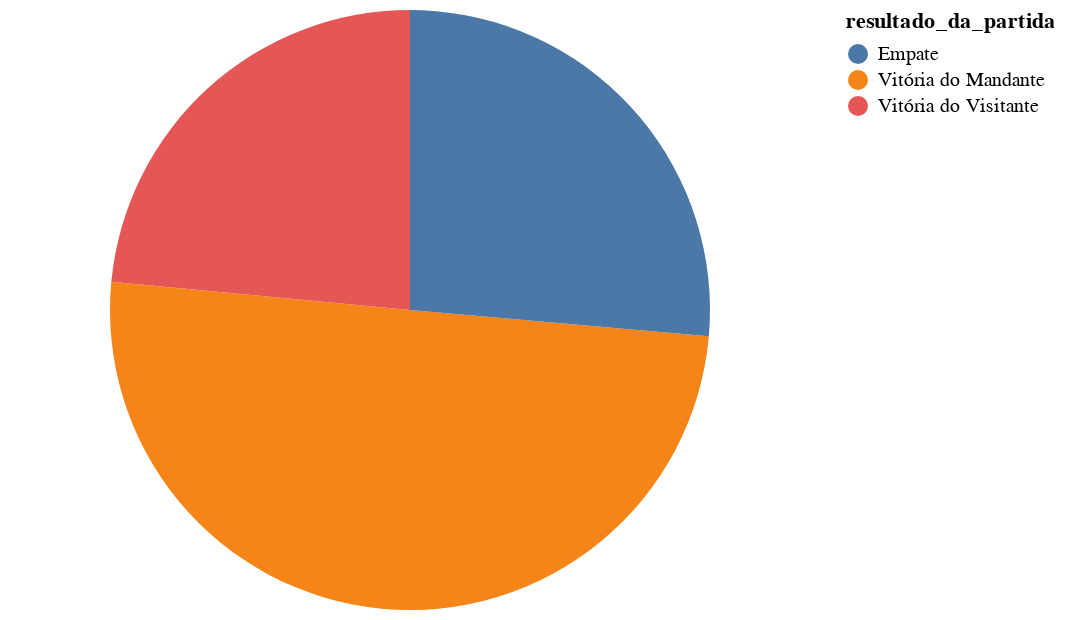

Notebook code for this chart:
### Code cell
alt.Chart(data=resultados_partidas).mark_arc().encode(
    theta=alt.Theta(field="partidas", type="quantitative"),
    color=alt.Color(field="resultado_da_partida", type="nominal"),
)

### Figure 1 — Vega-Lite specification as saved in the notebook (floating-point values rounded to 4 significant figures)
{"config": {"view": {"continuousWidth": 400, "continuousHeight": 300}}, "data": {"name": "data-c6af7b0b7ab7c48cdaa82ffbb3857ee8"}, "mark": "arc", "encoding": {"color": {"field": "resultado_da_partida", "type": "nominal"}, "theta": {"field": "partidas", "type": "quantitative"}}, "$schema": "https://vega.github.io/schema/vega-lite/v4.17.0.json", "datasets": {"data-c6af7b0b7ab7c48cdaa82ffbb3857ee8": [{"resultado_da_partida": "Vitória do Mandante", "partidas": 50.1}, {"resultado_da_partida": "Empate", "partidas": 26.4}, {"resultado_da_partida": "Vitória do Visitante", "partidas": 23.5}]}}
